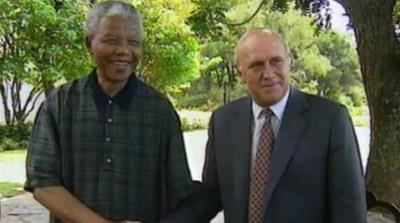
#> input picture Basic Face Detection (nat)/test.jpg, 400 x 223 px
$ jupyter execute 'Basic Face Detection OpenCV.ipynb'   (shell and % lines are left out)
#> lines starting #> are read from the running program, lines starting #| are printed output that depends on the picture
[cell 1]

import matplotlib.pyplot as plt
import numpy as np
import cv2

face_xml_path = '/Users/nat/anaconda/envs/py3_5/share/OpenCV/haarcascades/haarcascade_frontalface_alt.xml'
#eye_xml_path = '/Users/nat/anaconda/envs/py3_5/share/OpenCV/haarcascades/haarcascade_eye.xml'

face_cascade = cv2.CascadeClassifier(face_xml_path)
#eye_cascade = cv2.CascadeClassifier(eye_xml_path)

[cell 2]
def convertToRGB(img):
    return cv2.cvtColor(img, cv2.COLOR_BGR2RGB)

[cell 3]
img = cv2.imread('test.jpg')
#> img is the input picture: shape (223, 400, 3); mean B, G, R 65.8, 89.9, 84.8
plt.imshow(convertToRGB(img))

[cell 4]
gray = cv2.cvtColor(img, cv2.COLOR_BGR2GRAY)
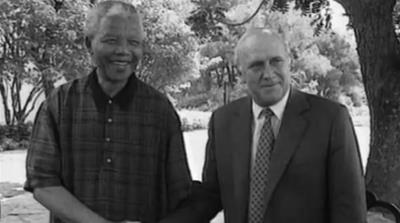
#> gray: shape (223, 400); min 1, max 254, mean 85.6
plt.imshow(gray, cmap='gray')

[cell 5]
faces = face_cascade.detectMultiScale(gray, 1.2, 5)
#> faces = [[96, 21, 52, 52], [241, 44, 53, 53]]

[cell 6]
"""
for (x,y,w,h) in faces:
    cv2.rectangle(img,(x,y),(x+w,y+h),(255,0,0),1)
    roi_gray = gray[y:y+h, x:x+w]
    roi_color = img[y:y+h, x:x+w]
    #eyes = eye_cascade.detectMultiScale(roi_gray)
    #for (ex,ey,ew,eh) in eyes:
    #    cv2.rectangle(roi_color,(ex,ey),(ex+ew,ey+eh),(0,255,0),2)
"""

[cell 7]
# [6 lines of commented-out code are left out]

[cell 8]
crop_img = []

# Crop from x, y, w, h -> 100, 200, 300, 400
# NOTE: its img[y: y + h, x: x + w]
for (x,y,w,h) in faces:
    crop_img.append(img[y:y+h, x:x+w])
#> this loop made 2 passes
#> after the loop, crop_img = 2 items

[cell 9]
for result in crop_img:
    plt.figure()
    plt.imshow(convertToRGB(result))
#> this loop made 2 passes
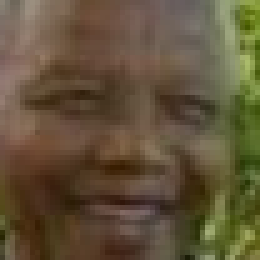
#> shown: shape (52, 52, 3) (shown 5 times larger); mean R, G, B 97.9, 83.1, 57.6
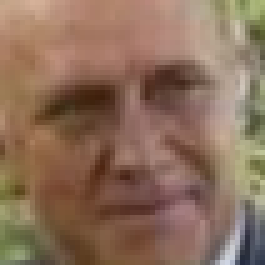
#> shown: shape (53, 53, 3) (shown 5 times larger); mean R, G, B 139.8, 110.4, 90.4
